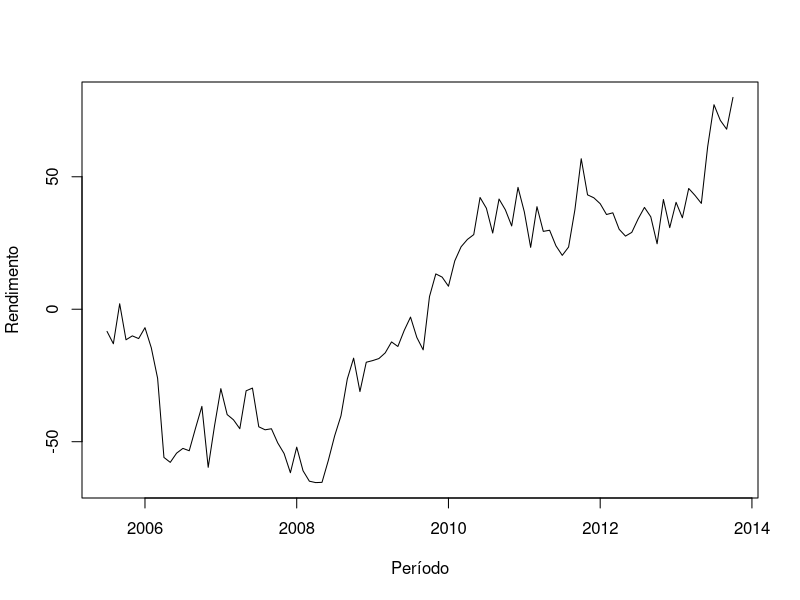

R code for this plot:
gnp <- ts(cumsum(1 + round(10*rnorm(100), 2)), start = c(2005, 7), frequency = 12)
plot(gnp,xlab="Período",ylab="Rendimento") # using 'plot.ts' for time-series plot


